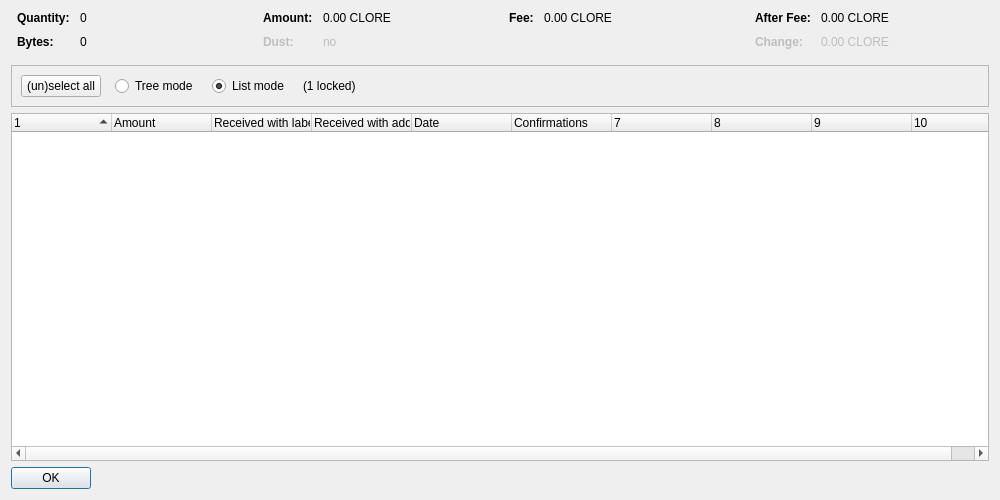
<?xml version="1.0" encoding="UTF-8"?>
<ui version="4.0">
 <class>CoinControlDialog</class>
 <widget class="QDialog" name="CoinControlDialog">
  <property name="geometry">
   <rect>
    <x>0</x>
    <y>0</y>
    <width>1000</width>
    <height>500</height>
   </rect>
  </property>
  <property name="windowTitle">
   <string>Coin Selection</string>
  </property>
  <layout class="QVBoxLayout" name="verticalLayout">
   <item>
    <layout class="QHBoxLayout" name="horizontalLayoutTop" stretch="0,0,0,0">
     <property name="topMargin">
      <number>0</number>
     </property>
     <property name="bottomMargin">
      <number>10</number>
     </property>
     <item>
      <layout class="QFormLayout" name="formLayoutCoinControl1">
       <property name="horizontalSpacing">
        <number>10</number>
       </property>
       <property name="verticalSpacing">
        <number>10</number>
       </property>
       <property name="leftMargin">
        <number>6</number>
       </property>
       <property name="rightMargin">
        <number>6</number>
       </property>
       <item row="0" column="0">
        <widget class="QLabel" name="labelCoinControlQuantityText">
         <property name="font">
          <font>
           <weight>75</weight>
           <bold>true</bold>
          </font>
         </property>
         <property name="text">
          <string>Quantity:</string>
         </property>
        </widget>
       </item>
       <item row="0" column="1">
        <widget class="QLabel" name="labelCoinControlQuantity">
         <property name="cursor">
          <cursorShape>IBeamCursor</cursorShape>
         </property>
         <property name="contextMenuPolicy">
          <enum>Qt::ActionsContextMenu</enum>
         </property>
         <property name="text">
          <string notr="true">0</string>
         </property>
         <property name="textInteractionFlags">
          <set>Qt::LinksAccessibleByMouse|Qt::TextSelectableByKeyboard|Qt::TextSelectableByMouse</set>
         </property>
        </widget>
       </item>
       <item row="1" column="0">
        <widget class="QLabel" name="labelCoinControlBytesText">
         <property name="font">
          <font>
           <weight>75</weight>
           <bold>true</bold>
          </font>
         </property>
         <property name="text">
          <string>Bytes:</string>
         </property>
        </widget>
       </item>
       <item row="1" column="1">
        <widget class="QLabel" name="labelCoinControlBytes">
         <property name="cursor">
          <cursorShape>IBeamCursor</cursorShape>
         </property>
         <property name="contextMenuPolicy">
          <enum>Qt::ActionsContextMenu</enum>
         </property>
         <property name="text">
          <string notr="true">0</string>
         </property>
         <property name="textInteractionFlags">
          <set>Qt::LinksAccessibleByMouse|Qt::TextSelectableByKeyboard|Qt::TextSelectableByMouse</set>
         </property>
        </widget>
       </item>
      </layout>
     </item>
     <item>
      <layout class="QFormLayout" name="formLayoutCoinControl2">
       <property name="horizontalSpacing">
        <number>10</number>
       </property>
       <property name="verticalSpacing">
        <number>10</number>
       </property>
       <property name="leftMargin">
        <number>6</number>
       </property>
       <property name="rightMargin">
        <number>6</number>
       </property>
       <item row="0" column="0">
        <widget class="QLabel" name="labelCoinControlAmountText">
         <property name="font">
          <font>
           <weight>75</weight>
           <bold>true</bold>
          </font>
         </property>
         <property name="text">
          <string>Amount:</string>
         </property>
        </widget>
       </item>
       <item row="0" column="1">
        <widget class="QLabel" name="labelCoinControlAmount">
         <property name="cursor">
          <cursorShape>IBeamCursor</cursorShape>
         </property>
         <property name="contextMenuPolicy">
          <enum>Qt::ActionsContextMenu</enum>
         </property>
         <property name="text">
          <string notr="true">0.00 CLORE</string>
         </property>
         <property name="textInteractionFlags">
          <set>Qt::LinksAccessibleByMouse|Qt::TextSelectableByKeyboard|Qt::TextSelectableByMouse</set>
         </property>
        </widget>
       </item>
       <item row="1" column="0">
        <widget class="QLabel" name="labelCoinControlLowOutputText">
         <property name="enabled">
          <bool>false</bool>
         </property>
         <property name="font">
          <font>
           <weight>75</weight>
           <bold>true</bold>
          </font>
         </property>
         <property name="text">
          <string>Dust:</string>
         </property>
        </widget>
       </item>
       <item row="1" column="1">
        <widget class="QLabel" name="labelCoinControlLowOutput">
         <property name="enabled">
          <bool>false</bool>
         </property>
         <property name="cursor">
          <cursorShape>IBeamCursor</cursorShape>
         </property>
         <property name="contextMenuPolicy">
          <enum>Qt::ActionsContextMenu</enum>
         </property>
         <property name="text">
          <string notr="true">no</string>
         </property>
         <property name="textInteractionFlags">
          <set>Qt::LinksAccessibleByMouse|Qt::TextSelectableByKeyboard|Qt::TextSelectableByMouse</set>
         </property>
        </widget>
       </item>
      </layout>
     </item>
     <item>
      <layout class="QFormLayout" name="formLayoutCoinControl3">
       <property name="horizontalSpacing">
        <number>10</number>
       </property>
       <property name="verticalSpacing">
        <number>10</number>
       </property>
       <property name="leftMargin">
        <number>6</number>
       </property>
       <property name="rightMargin">
        <number>6</number>
       </property>
       <item row="0" column="0">
        <widget class="QLabel" name="labelCoinControlFeeText">
         <property name="font">
          <font>
           <weight>75</weight>
           <bold>true</bold>
          </font>
         </property>
         <property name="text">
          <string>Fee:</string>
         </property>
        </widget>
       </item>
       <item row="0" column="1">
        <widget class="QLabel" name="labelCoinControlFee">
         <property name="cursor">
          <cursorShape>IBeamCursor</cursorShape>
         </property>
         <property name="contextMenuPolicy">
          <enum>Qt::ActionsContextMenu</enum>
         </property>
         <property name="text">
          <string notr="true">0.00 CLORE</string>
         </property>
         <property name="textInteractionFlags">
          <set>Qt::LinksAccessibleByMouse|Qt::TextSelectableByKeyboard|Qt::TextSelectableByMouse</set>
         </property>
        </widget>
       </item>
      </layout>
     </item>
     <item>
      <layout class="QFormLayout" name="formLayoutCoinControl4">
       <property name="horizontalSpacing">
        <number>10</number>
       </property>
       <property name="verticalSpacing">
        <number>10</number>
       </property>
       <property name="leftMargin">
        <number>6</number>
       </property>
       <property name="rightMargin">
        <number>6</number>
       </property>
       <item row="0" column="0">
        <widget class="QLabel" name="labelCoinControlAfterFeeText">
         <property name="font">
          <font>
           <weight>75</weight>
           <bold>true</bold>
          </font>
         </property>
         <property name="text">
          <string>After Fee:</string>
         </property>
        </widget>
       </item>
       <item row="0" column="1">
        <widget class="QLabel" name="labelCoinControlAfterFee">
         <property name="cursor">
          <cursorShape>IBeamCursor</cursorShape>
         </property>
         <property name="contextMenuPolicy">
          <enum>Qt::ActionsContextMenu</enum>
         </property>
         <property name="text">
          <string notr="true">0.00 CLORE</string>
         </property>
         <property name="textInteractionFlags">
          <set>Qt::LinksAccessibleByMouse|Qt::TextSelectableByKeyboard|Qt::TextSelectableByMouse</set>
         </property>
        </widget>
       </item>
       <item row="1" column="0">
        <widget class="QLabel" name="labelCoinControlChangeText">
         <property name="enabled">
          <bool>false</bool>
         </property>
         <property name="font">
          <font>
           <weight>75</weight>
           <bold>true</bold>
          </font>
         </property>
         <property name="text">
          <string>Change:</string>
         </property>
        </widget>
       </item>
       <item row="1" column="1">
        <widget class="QLabel" name="labelCoinControlChange">
         <property name="enabled">
          <bool>false</bool>
         </property>
         <property name="cursor">
          <cursorShape>IBeamCursor</cursorShape>
         </property>
         <property name="contextMenuPolicy">
          <enum>Qt::ActionsContextMenu</enum>
         </property>
         <property name="text">
          <string notr="true">0.00 CLORE</string>
         </property>
         <property name="textInteractionFlags">
          <set>Qt::LinksAccessibleByMouse|Qt::TextSelectableByKeyboard|Qt::TextSelectableByMouse</set>
         </property>
        </widget>
       </item>
      </layout>
     </item>
    </layout>
   </item>
   <item>
    <widget class="QFrame" name="frame">
     <property name="minimumSize">
      <size>
       <width>0</width>
       <height>40</height>
      </size>
     </property>
     <property name="frameShape">
      <enum>QFrame::StyledPanel</enum>
     </property>
     <property name="frameShadow">
      <enum>QFrame::Sunken</enum>
     </property>
     <layout class="QHBoxLayout" name="horizontalLayout">
      <item>
       <layout class="QHBoxLayout" name="horizontalLayoutPanel" stretch="0,0,0,0,0">
        <property name="spacing">
         <number>14</number>
        </property>
        <item>
         <widget class="QPushButton" name="pushButtonSelectAll">
          <property name="sizePolicy">
           <sizepolicy hsizetype="Maximum" vsizetype="Fixed">
            <horstretch>0</horstretch>
            <verstretch>0</verstretch>
           </sizepolicy>
          </property>
          <property name="text">
           <string>(un)select all</string>
          </property>
          <property name="autoDefault">
           <bool>false</bool>
          </property>
         </widget>
        </item>
        <item>
         <widget class="QRadioButton" name="radioTreeMode">
          <property name="sizePolicy">
           <sizepolicy hsizetype="Maximum" vsizetype="Fixed">
            <horstretch>0</horstretch>
            <verstretch>0</verstretch>
           </sizepolicy>
          </property>
          <property name="text">
           <string>Tree mode</string>
          </property>
         </widget>
        </item>
        <item>
         <widget class="QRadioButton" name="radioListMode">
          <property name="sizePolicy">
           <sizepolicy hsizetype="Maximum" vsizetype="Fixed">
            <horstretch>0</horstretch>
            <verstretch>0</verstretch>
           </sizepolicy>
          </property>
          <property name="text">
           <string>List mode</string>
          </property>
          <property name="checked">
           <bool>true</bool>
          </property>
         </widget>
        </item>
        <item>
         <widget class="QLabel" name="labelLocked">
          <property name="text">
           <string notr="true">(1 locked)</string>
          </property>
         </widget>
        </item>
        <item>
         <spacer name="horizontalSpacer">
          <property name="orientation">
           <enum>Qt::Horizontal</enum>
          </property>
          <property name="sizeHint" stdset="0">
           <size>
            <width>40</width>
            <height>20</height>
           </size>
          </property>
         </spacer>
        </item>
       </layout>
      </item>
     </layout>
    </widget>
   </item>
   <item>
    <widget class="CoinControlTreeWidget" name="treeWidget">
     <property name="contextMenuPolicy">
      <enum>Qt::CustomContextMenu</enum>
     </property>
     <property name="sortingEnabled">
      <bool>false</bool>
     </property>
     <property name="columnCount">
      <number>10</number>
     </property>
     <attribute name="headerShowSortIndicator" stdset="0">
      <bool>true</bool>
     </attribute>
     <attribute name="headerStretchLastSection">
      <bool>false</bool>
     </attribute>
     <column>
      <property name="text">
       <string/>
      </property>
     </column>
     <column>
      <property name="text">
       <string>Amount</string>
      </property>
     </column>
     <column>
      <property name="text">
       <string>Received with label</string>
      </property>
     </column>
     <column>
      <property name="text">
       <string>Received with address</string>
      </property>
     </column>
     <column>
      <property name="text">
       <string>Date</string>
      </property>
     </column>
     <column>
      <property name="text">
       <string>Confirmations</string>
      </property>
      <property name="toolTip">
       <string>Confirmed</string>
      </property>
     </column>
     <column>
      <property name="text">
       <string/>
      </property>
     </column>
     <column>
      <property name="text">
       <string/>
      </property>
     </column>
     <column>
      <property name="text">
       <string/>
      </property>
     </column>
     <column>
      <property name="text">
       <string/>
      </property>
     </column>
    </widget>
   </item>
   <item>
    <widget class="QDialogButtonBox" name="buttonBox">
     <property name="sizePolicy">
      <sizepolicy hsizetype="Maximum" vsizetype="Fixed">
       <horstretch>0</horstretch>
       <verstretch>0</verstretch>
      </sizepolicy>
     </property>
     <property name="orientation">
      <enum>Qt::Horizontal</enum>
     </property>
     <property name="standardButtons">
      <set>QDialogButtonBox::Ok</set>
     </property>
    </widget>
   </item>
  </layout>
 </widget>
 <customwidgets>
  <customwidget>
   <class>CoinControlTreeWidget</class>
   <extends>QTreeWidget</extends>
   <header>coincontroltreewidget.h</header>
  </customwidget>
 </customwidgets>
 <resources/>
 <connections/>
</ui>
